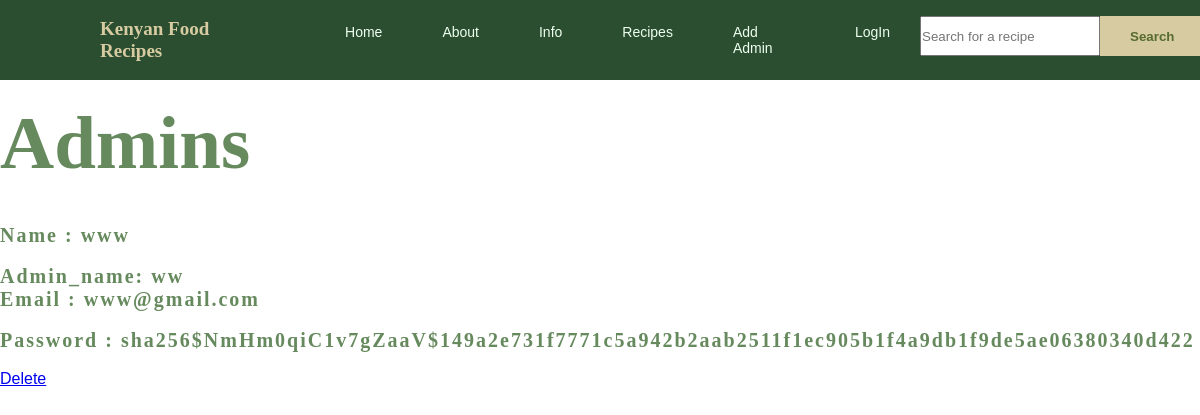
The page /admin on the database its author committed.
### app.py (models this page shows, shortened)
class Admin(db.Model, UserMixin):
    __tablename__ = 'admin'
    id = db.Column(db.Integer, primary_key=True)
    name = db.Column(db.String(120), nullable=False)
    admin_name = db.Column(db.String(20), nullable=False, unique=True)
    date_added = db.Column(db.Date, default=date.today)
    email = db.Column(db.String(128), nullable=False, unique=True)
    password_hash = db.Column(db.String(128), nullable=False)
    @property
    def password(self):
        raise AttributeError('password is not readable')

### app.py (the view)
@app.route('/admin')
def admin():
    admin = Admin.query.order_by(Admin.id)
    return render_template("admin.html", admin=admin)

### forms.py
class SearchForm(FlaskForm):
    searched = StringField("Searched", validators=[DataRequired()])
    submit = SubmitField("Search")

### app.py (called while the page is built)
@app.context_processor
def base():
    form = SearchForm()
    return dict(form=form)

### templates/admin.html (shortened to what this page needs)
{% extends 'base.html' %}
{% block content %}
<h1 style="font-family: Papyrus;" >Admins</h1>
<br/>
{% for admin in admin %}
<div class="shadow p-3 mb-5 bg-body rounded" >
    <h4 style="font-family: Papyrus;">Name : {{ admin.name }}</h4><br/>
    <h4 style="font-family: Papyrus;">Admin_name: {{ admin.admin_name }}</h4>
    <h4 style="font-family: Papyrus;">Email : {{ admin.email }}</h4><br/>
    <h4 style="font-family: Papyrus;">Password : {{ admin.password_hash }}</h4><br/>
    <a href="{{ url_for('delete_admin', id=admin.id) }}" class="btn btn-outline-danger btn-sm">Delete</a>
</div>
{% endfor %}
{% endblock %}

### static/styles.css (style rules this page uses)
* { padding: 0; margin: 0; box-sizing: border-box; font-family: 'Josefin Sans', sans-serif; }
html { scroll-behavior: smooth; }
h1 { color: #668a5e; font-size: 75px; margin: 20px 0px 20px; }
h4 { color: #668a5e; letter-spacing: 2px; font-size: 20px; }

### rows shown on the page
Admin: name "www", admin_name "ww", email "www@gmail.com", password_hash "sha256$NmHm0qiC1v7gZaaV$149a2e731f7771c5a942b2aab2511f1ec905b1f4a9db1f9de5ae06380340d422"
